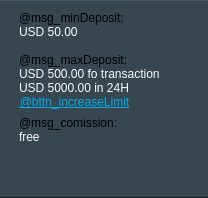
  <widget class="QFrame" name="frame_depositLimitsInfo">
   <property name="geometry">
    <rect>
     <x>0</x>
     <y>279</y>
     <width>208</width>
     <height>198</height>
    </rect>
   </property>
   <property name="minimumSize">
    <size>
     <width>208</width>
     <height>198</height>
    </size>
   </property>
   <property name="maximumSize">
    <size>
     <width>208</width>
     <height>198</height>
    </size>
   </property>
   <property name="styleSheet">
    <string notr="true">.QFrame {
    background-color: #37474f;
    border-top: 1px solid #455a64;
    border-bottom: 1px solid #191919;
    border-bottom: 1px solid #191919;
}
QLabel {
    border: none;
    background-color: transparent;
    font: 14px &quot;Open Sans&quot;;
}</string>
   </property>
   <property name="frameShape">
    <enum>QFrame::StyledPanel</enum>
   </property>
   <property name="frameShadow">
    <enum>QFrame::Raised</enum>
   </property>
   <layout class="QVBoxLayout" name="verticalLayout_20" stretch="0,0,0,0,0,0,0,0,1">
    <property name="spacing">
     <number>0</number>
    </property>
    <property name="leftMargin">
     <number>18</number>
    </property>
    <property name="topMargin">
     <number>10</number>
    </property>
    <property name="rightMargin">
     <number>10</number>
    </property>
    <property name="bottomMargin">
     <number>10</number>
    </property>
    <item alignment="Qt::AlignLeft|Qt::AlignTop">
     <widget class="QLabel" name="msg_minDeposit">
      <property name="text">
       <string>@msg_minDeposit:</string>
      </property>
     </widget>
    </item>
    <item alignment="Qt::AlignLeft|Qt::AlignTop">
     <widget class="QLabel" name="value_minDeposit">
      <property name="styleSheet">
       <string notr="true">QLabel {
    color: #fafafa;
}</string>
      </property>
      <property name="text">
       <string notr="true">USD 50.00</string>
      </property>
     </widget>
    </item>
    <item>
     <spacer name="verticalSpacer_2">
      <property name="orientation">
       <enum>Qt::Vertical</enum>
      </property>
      <property name="sizeType">
       <enum>QSizePolicy::Fixed</enum>
      </property>
      <property name="sizeHint" stdset="0">
       <size>
        <width>20</width>
        <height>14</height>
       </size>
      </property>
     </spacer>
    </item>
    <item alignment="Qt::AlignLeft|Qt::AlignTop">
     <widget class="QLabel" name="msg_maxDeposit">
      <property name="text">
       <string>@msg_maxDeposit:</string>
      </property>
     </widget>
    </item>
    <item alignment="Qt::AlignLeft|Qt::AlignTop">
     <widget class="QLabel" name="value_maxDeposit">
      <property name="styleSheet">
       <string notr="true">QLabel {
    color: #fafafa;
}</string>
      </property>
      <property name="text">
       <string notr="true">USD 500.00 fo transaction
USD 5000.00 in 24H</string>
      </property>
      <property name="alignment">
       <set>Qt::AlignLeading|Qt::AlignLeft|Qt::AlignTop</set>
      </property>
     </widget>
    </item>
    <item alignment="Qt::AlignLeft|Qt::AlignTop">
     <widget class="QPushButton" name="bttn_increaseLimit">
      <property name="cursor">
       <cursorShape>PointingHandCursor</cursorShape>
      </property>
      <property name="styleSheet">
       <string notr="true">QAbstractButton {
    color: #00aeef;
	font: 11px &quot;Open Sans&quot;;
	text-decoration: underline;
    border: none;
    margin: 0px;
    padding: 0px;
}</string>
      </property>
      <property name="text">
       <string>@bttn_increaseLimit</string>
      </property>
      <property name="flat">
       <bool>true</bool>
      </property>
     </widget>
    </item>
    <item>
     <spacer name="verticalSpacer_3">
      <property name="orientation">
       <enum>Qt::Vertical</enum>
      </property>
      <property name="sizeType">
       <enum>QSizePolicy::Fixed</enum>
      </property>
      <property name="sizeHint" stdset="0">
       <size>
        <width>20</width>
        <height>7</height>
       </size>
      </property>
     </spacer>
    </item>
    <item alignment="Qt::AlignLeft|Qt::AlignTop">
     <widget class="QLabel" name="msg_comission">
      <property name="text">
       <string>@msg_comission:</string>
      </property>
     </widget>
    </item>
    <item alignment="Qt::AlignLeft|Qt::AlignTop">
     <widget class="QLabel" name="value_comission">
      <property name="styleSheet">
       <string notr="true">QLabel {
    color: #fafafa;
}</string>
      </property>
      <property name="text">
       <string notr="true">free</string>
      </property>
     </widget>
    </item>
   </layout>
  </widget>
